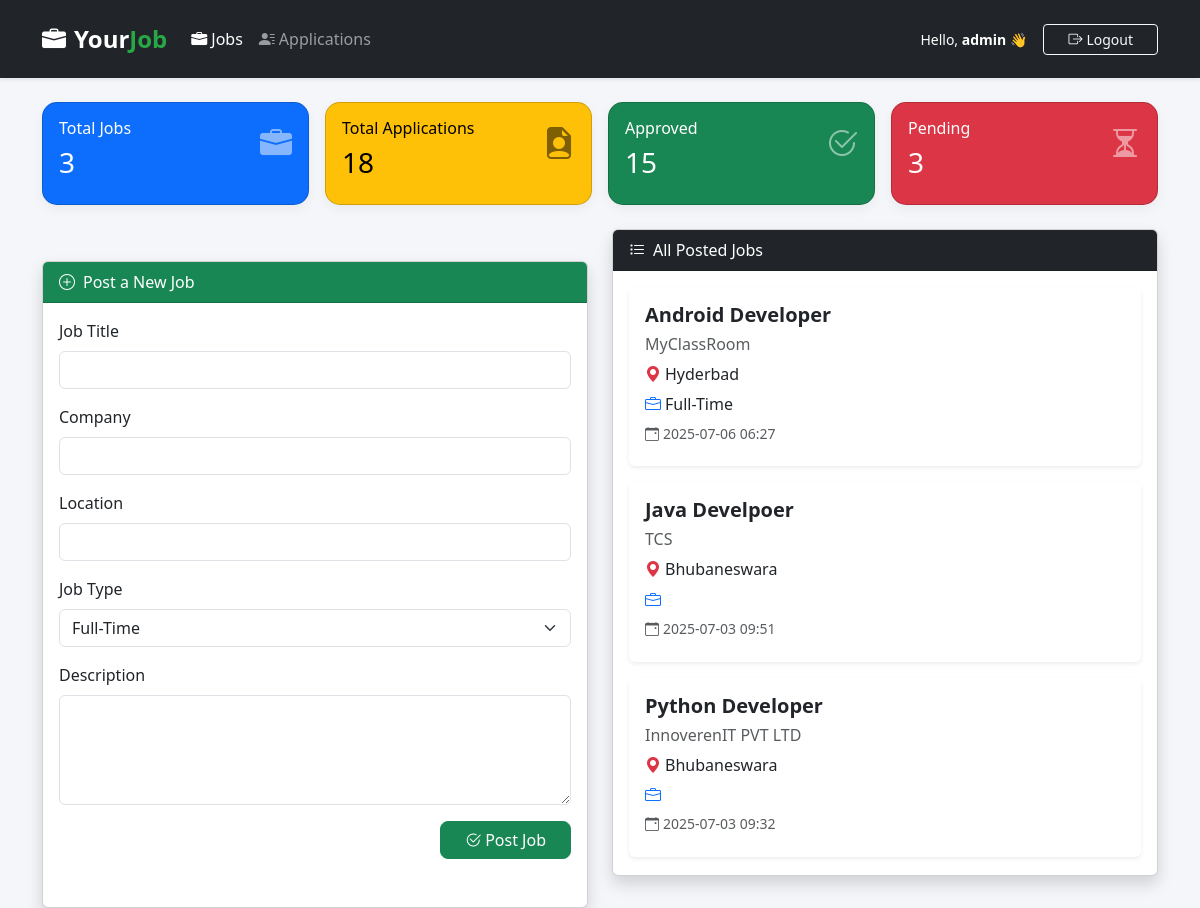
The page /admin-dashboard/ (signed in) on the database its author committed.
### login/models.py (models this page shows, shortened)
class Job(models.Model):
    title = models.CharField(max_length=255)
    company = models.CharField(max_length=255)
    location = models.CharField(max_length=100)
    job_type = models.CharField(max_length=20, choices=JOB_TYPE_CHOICES)
    description = models.TextField()
    posted_by = models.ForeignKey(User, on_delete=models.CASCADE)
    created_at = models.DateTimeField(auto_now_add=True)

### login/views.py (the view, shortened to what this page needs)
# urls.py: path('admin-dashboard/', views.admin_dashboard, name='admin_dashboard'),
@login_required
def admin_dashboard(request):
    if request.user.username != 'admin':
        return redirect('dashboard')  # Redirect to user dashboard if not admin
    jobs = Job.objects.all().order_by('-created_at')
    total_applications = JobApplication.objects.count()
    approved_count = JobApplication.objects.filter(approved=True).count()
    pending_count = JobApplication.objects.filter(approved=False).count()
    context = {
        'jobs': jobs,
        'total_applications': total_applications,
        'approved_count': approved_count,
        'pending_count': pending_count,
    }
    return render(request, 'admin_dashboard.html', context)# Apply Job View

### login/templates/admin_dashboard.html (shortened to what this page needs)
<!DOCTYPE html>
<html lang="en">
<head>
  <link href="https://cdn.jsdelivr.net/npm/bootstrap@5.3.0/dist/css/bootstrap.min.css" rel="stylesheet">
  <link href="https://cdn.jsdelivr.net/npm/bootstrap-icons@1.10.5/font/bootstrap-icons.css" rel="stylesheet">
</head>
<body>
<nav class="navbar navbar-expand-lg navbar-dark bg-dark sticky-top shadow-sm py-3">
  <div class="container">
    <a class="navbar-brand fw-bold fs-4" href="{% url 'admin_dashboard' %}">
      <i class="bi bi-briefcase-fill me-2"></i>Your<span>Job</span>
    </a>
    <div class="collapse navbar-collapse" id="adminNavbar">
      <ul class="navbar-nav me-auto">
        <li class="nav-item">
          <a class="nav-link {% if request.path == '/admin-dashboard/' %}active{% endif %}" href="{% url 'admin_dashboard' %}">
            <i class="bi bi-briefcase-fill me-1"></i>Jobs
          </a>
        </li>
        <li class="nav-item">
          <a class="nav-link {% if request.path == '/applications/' %}active{% endif %}" href="{% url 'view_applications' %}">
            <i class="bi bi-person-lines-fill me-1"></i>Applications
          </a>
        </li>
      </ul>
      <div class="d-flex align-items-center gap-3">
        <span class="text-white small">Hello, <strong>{{ request.user.username }}</strong> 👋</span>
        <a href="{% url 'logout' %}" class="btn btn-outline-light btn-sm px-4">
          <i class="bi bi-box-arrow-right me-1"></i>Logout
        </a>
      </div>
    </div>
  </div>
</nav>
<div class="container my-4">
  <div class="row dashboard-cards mb-4 g-3">
    <div class="col-md-3">
      <div class="card text-bg-primary p-3">
        <div class="d-flex justify-content-between">
          <div>
            <h6>Total Jobs</h6>
            <h3>{{ jobs|length }}</h3>
          </div>
          <i class="bi bi-briefcase-fill fs-2 opacity-50"></i>
        </div>
      </div>
    </div>
    <div class="col-md-3">
      <div class="card text-bg-warning p-3">
        <div class="d-flex justify-content-between">
          <div>
            <h6>Total Applications</h6>
            <h3>{{ total_applications }}</h3>
          </div>
          <i class="bi bi-file-earmark-person-fill fs-2 opacity-50"></i>
        </div>
      </div>
    </div>
    <div class="col-md-3">
      <div class="card text-bg-success p-3">
        <div class="d-flex justify-content-between">
          <div>
            <h6>Approved</h6>
            <h3>{{ approved_count }}</h3>
          </div>
          <i class="bi bi-check2-circle fs-2 opacity-50"></i>
        </div>
      </div>
    </div>
    <div class="col-md-3">
      <div class="card text-bg-danger p-3">
        <div class="d-flex justify-content-between">
          <div>
            <h6>Pending</h6>
            <h3>{{ pending_count }}</h3>
          </div>
          <i class="bi bi-hourglass-split fs-2 opacity-50"></i>
        </div>
      </div>
    </div>
  </div>
  <div class="row g-4 ">
    <div class="col-md-6">
      <div class="card shadow form-section h-100">
        <div class="card-header bg-success text-white">
          <i class="bi bi-plus-circle me-2"></i>Post a New Job
        </div>
        <div class="card-body">
          <form method="POST">
            <div class="mb-3">
              <label class="form-label">Job Title</label>
              <input type="text" name="title" class="form-control" required>
            </div>
            <div class="mb-3">
              <label class="form-label">Company</label>
              <input type="text" name="company" class="form-control" required>
            </div>
            <div class="mb-3">
              <label class="form-label">Location</label>
              <input type="text" name="location" class="form-control" required>
            </div>
            <div class="mb-3">
              <label class="form-label">Job Type</label>
              <select name="job_type" class="form-select" required>
                <option value="full-time">Full-Time</option>
              </select>
            </div>
            <div class="mb-3">
              <label class="form-label">Description</label>
              <textarea name="description" class="form-control" rows="4" required></textarea>
            </div>
            <div class="text-end">
              <button type="submit" class="btn btn-success px-4">
                <i class="bi bi-check2-circle me-1"></i>Post Job
              </button>
            </div>
          </form>
        </div>
      </div>
    </div>
    <div class="col-md-6">
      <div class="card shadow job-card h-100">
        <div class="card-header bg-dark text-white">
          <i class="bi bi-list-task me-2"></i>All Posted Jobs
        </div>
        <div class="card-body">
          {% if jobs %}
            <div class="row g-3">
              {% for job in jobs %}
              <div class="col-12">
                <div class="card border-0 shadow-sm">
                  <div class="card-body">
                    <h5 class="card-title">{{ job.title }}</h5>
                    <h6 class="text-muted mb-2">{{ job.company }}</h6>
                    <p><i class="bi bi-geo-alt-fill text-danger me-1"></i>{{ job.location }}</p>
                    <p><i class="bi bi-briefcase text-primary me-1"></i>{{ job.get_job_type_display }}</p>
                    <p class="text-muted small">
                      <i class="bi bi-calendar-event me-1"></i>{{ job.created_at|date:"Y-m-d H:i" }}
                    </p>
                  </div>
                </div>
              </div>
              {% endfor %}
            </div>
          {% else %}
            <div class="text-muted p-3">No jobs posted yet.</div>
          {% endif %}
        </div>
      </div>
    </div>
  </div>
</div>
</body>
</html>

### login/templates/admin_dashboard.html (style rules this page uses)
body { background-color: #f4f6fa; font-family: 'Segoe UI', sans-serif; }
.navbar-brand span { color: #28a745; }
.dashboard-cards .card { border-radius: 15px; box-shadow: 0 4px 12px rgba(0,0,0,0.05); transition: 0.3s ease; }
.card-header { border-radius: 12px 12px 0 0; }
.card-title { font-size: 1.25rem; font-weight: 600; }
.card-body p { margin-bottom: 0.4rem; }
.form-label { font-weight: 500; }
.btn-success { border-radius: 8px; }
.form-section { margin-top: 2rem; }
.job-card .card { transition: all 0.2s ease; }

### rows shown on the page
Job: title "Android Developer", company "MyClassRoom", location "Hyderbad", job_type "Full-Time", created_at "2025-07-06 06:27"
Job: title "Java Develpoer", company "TCS", location "Bhubaneswara", created_at "2025-07-03 09:51"
Job: title "Python Developer", company "InnoverenIT PVT LTD", location "Bhubaneswara", created_at "2025-07-03 09:32"

### other values the page prints
{{ request.user.username }} "admin"
{{ jobs|length }} "3"
{{ total_applications }} "18"
{{ approved_count }} "15"
{{ pending_count }} "3"
